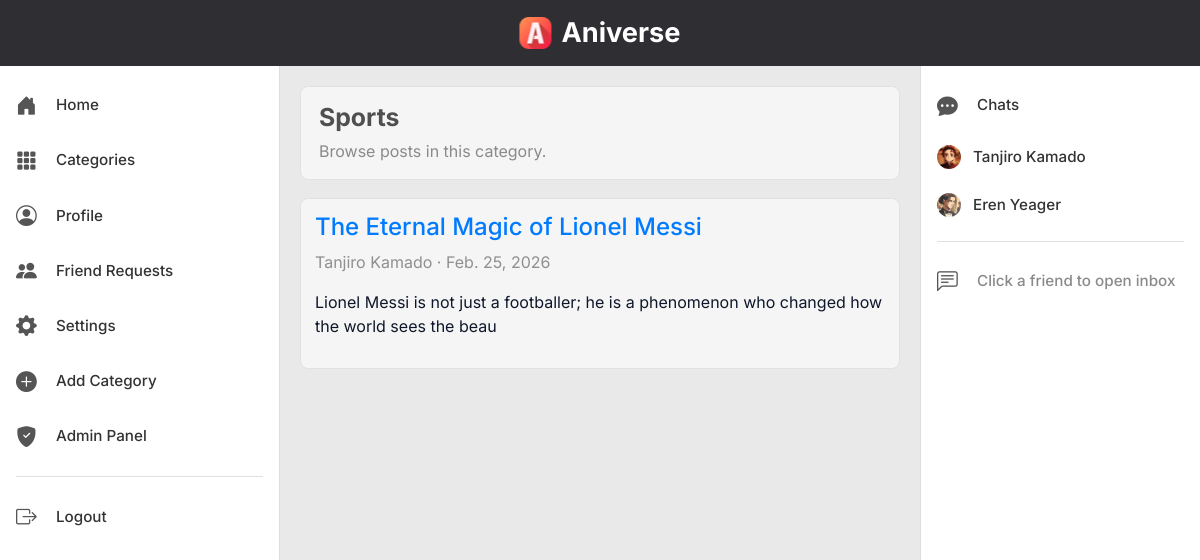
The app's page /home/category/sports/ (signed in) with its own data.
### Ani_blog/models.py (models this page shows, shortened)
class Post(models.Model):
    title=models.CharField(max_length=255)
    header_image= models.ImageField(null=True, blank=True, upload_to="images/profile")
    title_tag=models.CharField(max_length=255)
    author=models.ForeignKey(User, on_delete=models.CASCADE)
    body=RichTextField(blank=True, null=True)
    post_date=models.DateField(auto_now_add=True)
    category=models.CharField(max_length=255, default='uncategorized')
    likes = models.ManyToManyField(User, related_name='blog_posts')
    snippet=models.CharField(max_length=255)

class Profile(models.Model):
    user = models.OneToOneField(User, null=True, on_delete=models.CASCADE)
    bio = models.TextField()
    profile_pic = models.ImageField(null=True, blank=True, upload_to="images/")
    fb_url = models.CharField(max_length=255, null=True, blank=True)

### Ani_blog/views.py (the view)
# urls.py: path('category/<str:cats>/',CategoryView, name='category' ),
def CategoryView(request, cats):
    category_posts = Post.objects.filter(category=cats.replace('-', ' '))
    return render(request, 'categories.html', {'cats': cats.title().replace('-', ' '), 'category_posts':category_posts})

### Ani_blog/templates/categories.html (shortened to what this page needs)
{% extends 'base.html' %}
{% block content %}
<section class="page-shell">
{% if category_posts %}
    <header class="page-header">
        <h1 class="page-title">{{cats}}</h1>
        <p class="page-subtitle">Browse posts in this category.</p>
    </header>
    <ul class="list-clean">
    {% for post in category_posts %}
        <li class="list-item-card">
            <h4><a href="{% url 'post_details' post.pk %}">{{post.title}}</a></h4>
            <p class="muted-note">
                {{ post.author.first_name }} {{ post.author.last_name }} · {{ post.post_date }}
            </p>
            <p>{{post.body|slice:":100"|safe }}</p>
        </li>
    {% endfor %}
    </ul>
{% else %}
    <p class="forbidden-note">This category doesn't exist.</p>
{% endif %}
</section>
{% endblock %}

### Ani_blog/templates/base.html (shortened to what this page needs)
<!DOCTYPE html>
<html lang="en">
<head>
  {% load static %}
  <link rel="stylesheet" href="https://cdn.jsdelivr.net/npm/bootstrap@4.4.1/dist/css/bootstrap.min.css">
  <link rel="stylesheet" href="https://cdn.jsdelivr.net/npm/bootstrap-icons@1.11.3/font/bootstrap-icons.min.css">
  <link rel="stylesheet" href="{% static 'css/modern-home.css' %}">
  <link rel="stylesheet" href="{% static 'css/social-home.css' %}">
</head>
<body>
  {% block top_nav %}
  <header class="social-header">
    <div class="social-topbar">
      <div class="social-brand-wrap">
        <img src="/media/images/icon.png" alt="Aniverse" class="social-logo-icon">
        <span class="social-brand-text" style="font-size: 2rem; line-height: 1;">Aniverse</span>
      </div>
    </div>
  </header>
  {% endblock %}
  <div class="app-layout">
    {% block sidebar %}
    <aside class="app-sidebar">
      <nav class="sidebar-nav">
        <a href="{% url 'Home' %}" class="sidebar-link">
          <i class="bi bi-house-door-fill"></i>
          <span>Home</span>
        </a>
        <a href="{% url 'category-list' %}" class="sidebar-link">
          <i class="bi bi-grid-3x3-gap-fill"></i>
          <span>Categories</span>
        </a>
        {% if user.is_authenticated %}
        <a href="{% url 'my_profile' %}" class="sidebar-link">
          <i class="bi bi-person-circle"></i>
          <span>Profile</span>
        </a>
        <a href="{% url 'friend_requests' %}" class="sidebar-link">
          <i class="bi bi-people-fill"></i>
          <span>Friend Requests</span>
        </a>
        {% endif %}
        <a href="{% url 'edit_profile' %}" class="sidebar-link">
          <i class="bi bi-gear-fill"></i>
          <span>Settings</span>
        </a>
        {% if user.is_superuser %}
        <a href="{% url 'add_category' %}" class="sidebar-link">
          <i class="bi bi-plus-circle-fill"></i>
          <span>Add Category</span>
        </a>
        <a href="/admin/" class="sidebar-link">
          <i class="bi bi-shield-fill-check"></i>
          <span>Admin Panel</span>
        </a>
        {% endif %}
        <div class="sidebar-divider"></div>
        {% if user.is_authenticated %}
          <form method="post" action="{% url 'logout' %}" class="sidebar-logout-form">
            <button type="submit" class="sidebar-link sidebar-logout-btn">
              <i class="bi bi-box-arrow-right"></i>
              <span>Logout</span>
            </button>
          </form>
        {% endif %}
      </nav>
    </aside>
    {% endblock %}
    <main class="app-main-content">
      {% block content %}
      {% endblock %}
    </main>
    {% block right_sidebar %}
    {% if user.is_authenticated %}
    <aside class="app-right-sidebar">
      <nav class="sidebar-nav chat-sidebar-card">
        <div class="sidebar-link chat-sidebar-title">
          <i class="bi bi-chat-dots-fill"></i>
          <span>Chats</span>
        </div>
        <div class="chat-friends-list">
          {% for friend in chat_friends %}
            <a href="{% url 'chat_conversation' friend.id %}" class="sidebar-link chat-friend-link {% if active_chat_user and active_chat_user.id == friend.id %}active{% endif %}">
              {% if friend.profile.profile_pic %}
              <img src="{{ friend.profile.profile_pic.url }}" alt="{{ friend.get_full_name|default:friend.username }}" class="sidebar-avatar">
              {% else %}
              <i class="bi bi-person-circle"></i>
              {% endif %}
              <span>{{ friend.first_name }} {{ friend.last_name }}</span>
            </a>
          {% empty %}
            <div class="sidebar-link chat-placeholder-row">
              <i class="bi bi-person-plus"></i>
              <span>Add friends to start chatting</span>
            </div>
          {% endfor %}
        </div>
        <div class="sidebar-divider"></div>
        <div class="sidebar-link chat-placeholder-row">
          <i class="bi bi-chat-left-text"></i>
          <span>Click a friend to open inbox</span>
        </div>
      </nav>
    </aside>
    {% endif %}
    {% endblock %}
  </div>
</body>
</html>

### static/css/modern-home.css (style rules this page uses)
:root { --app-bg: #f4f6fb; --app-surface: #ffffff; --app-text: #0f172a; --app-muted: #667085; --app-primary: #3b82f6; --app-border: #e2e8f0; }
body { background: radial-gradient(circle at top right, #eef4ff, #f8fafc 45%, #f8fafc); color: var(--app-text); font-family: 'Inter', sans-serif; }
.page-shell { max-width: 900px; margin: 0 auto; }
.page-header { background: #f5f5f5; border: 1px solid #e1e1e1; border-radius: 8px; padding: 16px 18px; margin-bottom: 18px; }
.page-title { font-size: 1.55rem; font-weight: 700; color: #4f4f4f; margin: 0; }
.page-subtitle { color: #8a8a8a; margin-top: 6px; margin-bottom: 0; }
.list-clean { list-style: none; margin: 0; padding: 0; }
.list-item-card { background: #f5f5f5; border: 1px solid #e1e1e1; border-radius: 8px; padding: 14px; margin-bottom: 12px; }
.muted-note { color: #8f8f8f; }

### static/css/social-home.css (style rules this page uses)
body { background: #e9e9e9; margin: 0; padding: 0; }
.social-header { position: fixed; top: 0; left: 0; right: 0; z-index: 1000; }
.social-topbar { background: #2f2f33; min-height: 66px; display: flex; align-items: center; justify-content: space-between; gap: 20px; padding: 10px 20px; position: relative; }
.social-brand-wrap { color: #fff; display: flex; align-items: center; gap: 10px; position: absolute; left: 50%; transform: translateX(-50%); z-index: 10; }
.social-logo-icon { height: 32px; width: auto; display: inline-block; }
.social-brand-text { font-weight: 700; font-size: 1.7rem !important; line-height: 1; }
.app-layout { display: flex; margin-top: 66px; min-height: calc(100vh - 66px); }
.app-sidebar { position: fixed; left: 0; top: 66px; width: 280px; height: calc(100vh - 66px); background: #fff; border-right: 1px solid #ddd; overflow-y: auto; padding: 12px 0; z-index: 900; pointer-events: auto; }
.sidebar-nav { display: flex; flex-direction: column; }
.sidebar-link { display: flex; align-items: center; gap: 12px; padding: 12px 16px; color: #333; text-decoration: none; font-weight: 500; font-size: 0.95rem; transition: background 0.2s; }
.sidebar-link i { font-size: 1.3rem; width: 28px; color: #555; }
.sidebar-avatar { width: 24px; height: 24px; border-radius: 50%; object-fit: cover; flex-shrink: 0; display: block; }
.sidebar-divider { height: 1px; background: #e0e0e0; margin: 12px 16px; }
.sidebar-logout-form { margin: 0; }
.sidebar-logout-btn { width: 100%; border: none; background: transparent; cursor: pointer; text-align: left; }
.app-main-content { margin-left: 280px; margin-right: 280px; flex: 1; padding: 20px; max-width: calc(100% - 560px); }
.app-right-sidebar { position: fixed; top: 66px; left: auto; right: 0; width: 280px; height: calc(100vh - 66px); background: #fff; padding: 12px 0; overflow-y: auto; border-left: 1px solid #ddd; border-right: none; z-index: 900; pointer-events: auto; }
.chat-sidebar-card { width: 100%; }
.chat-sidebar-title { margin: 0; cursor: default; }
.chat-friends-list { display: flex; flex-direction: column; margin: 0; }
.chat-friend-link { border: 0; position: relative; z-index: 1; }
.chat-placeholder-row { cursor: default; color: #8a8a8a; }

### records on screen
Post: category "Sports", title "The Eternal Magic of Lionel Messi", author.first_name "Tanjiro", author.last_name "Kamado", post_date "Feb. 25, 2026", body "Lionel Messi is not just a footballer; he is a phenomenon who changed how the world sees the beau"

### other values on screen
{{ friend.first_name }} "Tanjiro"
{{ friend.last_name }} "Kamado"
{{ friend.first_name }} "Eren"
{{ friend.last_name }} "Yeager"
